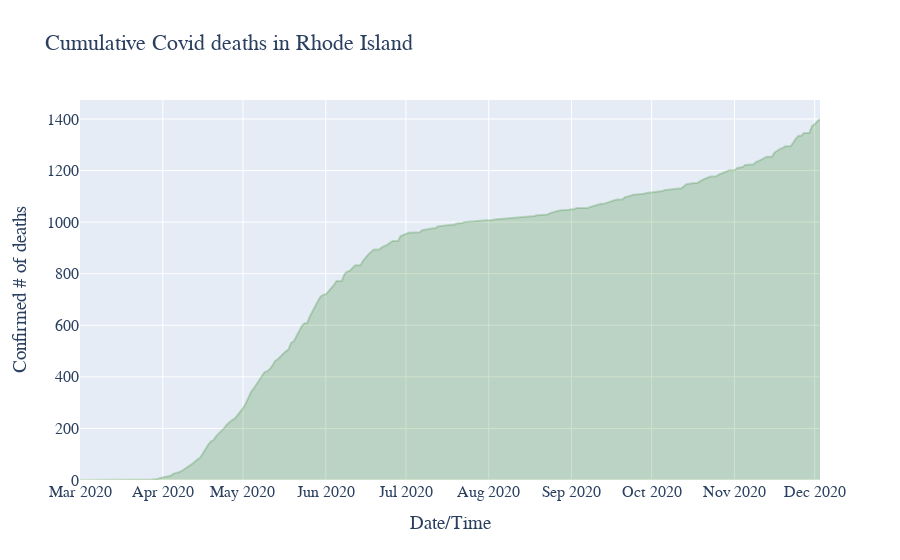

The notebook cell saved with this chart:
### Code cell
from plotly.offline import iplot, init_notebook_mode
init_notebook_mode(connected=True)
def time_series_state(label, plot_type, state):
    df_dict = fetch_all_db_as_df()
    df = df_dict['covid-us-state']
    df_state = df[df.state == state]
    df_state = df_state.sort_values(by='date')
    x = df_state.date
    y = df_state[label].values
    if plot_type == 'daily':
        window_size = 7
        daily_cases = daily_increase(y)
        moving_avg = moving_average(daily_cases, window_size)
        trace_bar = go.Bar(x=x, y=daily_cases, name=f'Daily new {label}',
                    marker = dict(color = colors_bar[label],
                                  line=dict(color=colors_bar[label],width=1.5),
                                  opacity=0.2),
                    hovertemplate='Date: %{x|%A, %b %d, %Y} <br> Daily increase : %{y:.0f}'
                   )
        trace_line = go.Scatter(
            x=x,
            y=moving_avg, 
            name=f'Moving average in {window_size} days',
            line={'width':1.5, 'color': colors_line[label]},
            hovertemplate='7 Day Avg. : %{y:.0f}')
        title = f'Daily reported new Covid {label.lower()} in {state}'
        layout = dict(title=title,
              yaxis_title=f'# of {label} per day',
              xaxis_title='Date/Time',
              font=dict(family="Courier New, monospace",
                        size=16))
        fig = dict(data=[trace_bar, trace_line], layout=layout)
    elif plot_type == 'cumulative':
        trace = go.Scatter(x=x, y=y, mode='lines', name=label, fill='tozeroy',
                       fillcolor=colors[label], 
                       line={'width': 2, 'color': colors[label]},
                       hovertemplate='%{x|%b %d, %Y} <br> %{y:-.0f}' 
                      )

        title = f'Cumulative Covid {label.lower()} in {state}'
        layout = dict(title=title,
                      yaxis_title=f'Confirmed # of {label}',
                      xaxis_title='Date/Time',
                      font=dict(family="Courier New, monospace",
                                size=16))
        data = [trace]
        fig = dict(data=data, layout=layout)
    return fig
fig = time_series_state('deaths', 'cumulative', 'Rhode Island')
iplot(fig)

### Figure 1 — Plotly figure (JSON) as saved in the notebook; plotly's stock layout.template omitted (floating-point values rounded to 4 significant figures; data arrays with more than 128 entries replaced by an {"elided": "..."} marker saying what was removed)
{"data": [{"fill": "tozeroy", "fillcolor": "rgba(16, 112, 2, 0.2)", "hovertemplate": "%{x|%b %d, %Y} <br> %{y:-.0f}", "line": {"color": "rgba(16, 112, 2, 0.2)", "width": 2}, "mode": "lines", "name": "deaths", "type": "scatter", "x": {"elided": "278 str values"}, "y": {"elided": "278 int values"}}], "layout": {"autosize": true, "font": {"family": "Courier New, monospace", "size": 16}, "title": {"text": "Cumulative Covid deaths in Rhode Island"}, "xaxis": {"autorange": true, "range": ["2020-03-01", "2020-12-03"], "title": {"text": "Date/Time"}, "type": "date"}, "yaxis": {"autorange": true, "range": [0, 1474.0], "title": {"text": "Confirmed # of deaths"}, "type": "linear"}}}
